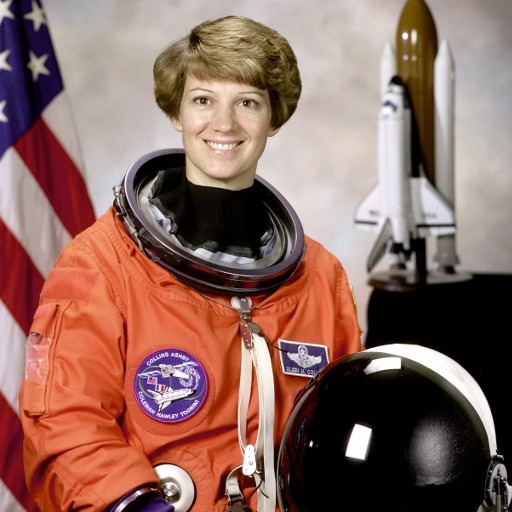
#> input picture test_pictures/astronaut.jpg, 512 x 512 px
$ python -i fixes.py   (imports and definitions only)
#> lines starting #> are read from the running program, lines starting #| are printed output that depends on the picture
#> further down, picture is the input picture: shape (512, 512, 3); mean B, G, R 96.5, 105.8, 141.6
### fsc/engine.py
"""
fsc.engine - seam-carving core engine.

What it implements
------------------
* Forward energy (Rubinstein, Shamir & Avidan, SIGGRAPH 2008) and, for the
  "vanilla seam carving" baseline, the backward gradient energy of Avidan &
  Shamir (SIGGRAPH 2007). Both run through the same dynamic program.
* Seam removal, and enlargement by inserting k seams at once (Avidan & Shamir
  2007): the k seams are found by removing them one by one from a scratch copy,
  which makes them pixel-disjoint in the original, and are then all duplicated.
* Dual-axis resizing: a horizontal seam is a vertical seam of the transposed
  image. When both dimensions shrink, the next seam's axis is chosen greedily
  by cost or by a fixed rule.

Hooks used by the rest of the study (the engine is identical in every condition)
--------------------------------------------------------------------------------
* ``pixel_energy``  static (H, W) extra cost P(i, j), computed once on the
  original and carried with the pixels (line and saliency protection).
* ``energy_fn``     dynamic extra cost, recomputed before EVERY seam from the
  current state (the per-object integrity budget needs this: an object's cost
  depends on how much of it is already gone).
* ``guard_fn``      called with the chosen seam before it is removed; returning
  False stops carving (the integrity-triggered stop).
* ``stop_fn``       called after every removed seam with the cost history
  (the cost-knee adaptive stop).
* ``finish``        when carving stops early, the rest of the size change is
  done by uniform scaling ("scale") or by an importance-guided crop ("crop"),
  so every condition produces exactly the requested size.
* Source maps: every output pixel records the (row, col) it came from in the
  original, and ``source_counts`` records how often each original pixel
  survives (0 = removed, 1 = kept, 2+ = duplicated). All metrics use these.

Conventions
-----------
* Images are arrays as returned by ``cv2.imread``: (H, W, 3) BGR or (H, W)
  grayscale. Integer dtypes are scaled by their max value; float images are
  assumed to be in [0, 1].
* Energy is computed on grayscale intensity in [0, 1]; one forward-energy term
  is in [0, 2]. Scale extra costs against that (1.0 = crossing one full-contrast
  edge).
* A vertical seam has one pixel per row; removing it reduces the width by 1.
"""

from __future__ import annotations

import argparse
import dataclasses
import time
from dataclasses import dataclass
from typing import Callable, NamedTuple, Optional, Sequence

import cv2
import numpy as np

VERTICAL = "vertical"      # runs top to bottom; removing it reduces the width
HORIZONTAL = "horizontal"  # runs left to right; removing it reduces the height

ENERGIES = ("forward", "backward")
ORDERS = ("greedy", "width_first", "height_first", "alternate")
FINISHES = ("scale", "crop", "none")

# ITU-R BT.601 luma weights, in OpenCV's BGR channel order.
_BGR_LUMA = np.array([0.114, 0.587, 0.299])


# =========================================================================== #
# Energy
# =========================================================================== #

def to_gray(image: np.ndarray) -> np.ndarray:
    """Luminance in [0, 1] as float64 with shape (H, W)."""
    img = np.asarray(image)
    scale = float(np.iinfo(img.dtype).max) if np.issubdtype(img.dtype, np.integer) else 1.0
#> scale = 255
    if img.ndim == 2:
        gray = img.astype(np.float64)
    elif img.ndim == 3 and img.shape[2] == 1:
        gray = img[..., 0].astype(np.float64)
    elif img.ndim == 3 and img.shape[2] in (3, 4):   # BGR or BGRA (alpha ignored)
        gray = img[..., :3].astype(np.float64) @ _BGR_LUMA
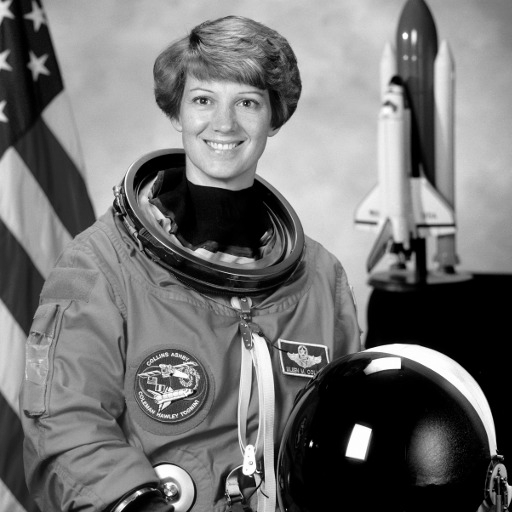
#> gray: shape (512, 512) float64; min 0, max 255, mean 115.4
    else:
        raise ValueError(f"expected (H, W), (H, W, 1), (H, W, 3) or (H, W, 4), got {img.shape}")
    return gray / scale


# [48 lines left out: functions forward_energy_terms, backward_energy_terms, energy_terms, not called in this run]


# =========================================================================== #
# Dynamic program and seam extraction
# =========================================================================== #

class Seam(NamedTuple):
    indices: np.ndarray   # (H,) column of the seam in each row
    cost: float           # total: energy_cost + pixel_cost (the DP minimum)
    energy_cost: float    # forward (or backward) energy part, summed along the seam
    pixel_cost: float     # extra-cost part (static + dynamic), summed along the seam


# [93 lines left out: functions cumulative_energy, find_vertical_seam, remove_vertical_seam, _remove_seam, seam_mask, not called in this run]


# =========================================================================== #
# What the dynamic hooks see
# =========================================================================== #

@dataclass(frozen=True)
class CarveView:
    """Read-only snapshot passed to ``energy_fn`` and ``guard_fn`` before each seam."""
    gray: np.ndarray       # (H, W) current luminance
    src_rows: np.ndarray   # (H, W) original row of each current pixel
    src_cols: np.ndarray   # (H, W) original column of each current pixel
    axis: str              # axis of the seam about to be found / removed
    step: int              # number of seams removed so far

    @property
    def shape(self) -> tuple[int, int]:
        return self.gray.shape

    def gather(self, original: np.ndarray) -> np.ndarray:
        """Map an array defined on the ORIGINAL image to the current carved image."""
        return original[self.src_rows, self.src_cols]


EnergyFn = Callable[[CarveView], Optional[np.ndarray]]
GuardFn = Callable[[CarveView, np.ndarray], bool]


# =========================================================================== #
# Carving state: every per-pixel array that must move with the pixels
# =========================================================================== #

@dataclass
class _State:
    image: np.ndarray                     # (H, W[, C]) in the caller's dtype
    gray: np.ndarray                      # (H, W) float64 luminance in [0, 1]
    src_rows: np.ndarray                  # (H, W) int32
    src_cols: np.ndarray                  # (H, W) int32
    pixel_energy: Optional[np.ndarray] = None

    @property
    def shape(self) -> tuple[int, int]:
        return self.gray.shape

    def _map(self, fn) -> "_State":
        return _State(**{f.name: (None if getattr(self, f.name) is None else fn(getattr(self, f.name)))
                         for f in dataclasses.fields(self)})

    def transpose(self) -> "_State":
        return self._map(lambda a: np.ascontiguousarray(np.swapaxes(a, 0, 1)))

    def remove(self, seam: np.ndarray, axis: str) -> "_State":
        return self._map(lambda a: _remove_seam(a, seam, axis))

    def crop(self, y0: int, x0: int, h: int, w: int) -> "_State":
        return self._map(lambda a: np.ascontiguousarray(a[y0:y0 + h, x0:x0 + w]))

    def view(self, axis: str, step: int) -> CarveView:
        return CarveView(self.gray, self.src_rows, self.src_cols, axis, step)

    # [20 lines left out: functions best_seam, _check_extra, not called in this run]


# =========================================================================== #
# Removal phase
# =========================================================================== #

@dataclass(frozen=True)
class SeamRecord:
    """One removed seam. ``history`` is what the adaptive-stop rule reads."""
    step: int            # 0-based index over all removed seams
    axis: str            # VERTICAL or HORIZONTAL
    cost: float          # total DP cost = energy_cost + pixel_cost
    energy_cost: float   # forward/backward energy part only
    pixel_cost: float    # protection part only (static + dynamic)
    size_before: int     # width (vertical) or height (horizontal) before removal


StopFn = Callable[[Sequence[SeamRecord]], bool]


# [142 lines left out: functions _remove_seams, _midpoint, _expand, _insert_vertical_seams_once, _insert_seams, best_crop_window, not called in this run]


# =========================================================================== #
# Public entry point
# =========================================================================== #

@dataclass
class CarveResult:
    image: np.ndarray              # output at the requested size
    src_rows: np.ndarray           # (H', W') original row of each output pixel*
    src_cols: np.ndarray           # (H', W') original column of each output pixel*
    source_counts: np.ndarray      # (H, W) per original pixel: 0 removed, 1 kept, 2+ duplicated
    history: list[SeamRecord]      # every removed seam, in order
    seams_removed: dict[str, int]
    seams_inserted: dict[str, int]
    stopped_early: bool            # carving stopped before all seams were removed
    stop_reason: Optional[str]     # "guard", "stop_fn" or None
    finish_applied: Optional[str]  # "scale", "crop" or None
    carved_shape: tuple[int, int]  # size after seams, before any finishing step
    elapsed_s: float
    # The image and exact source maps after carving (and any crop) but before
    # the finishing scale; used to make a result reversible (fsc.reverse).
    carved_image: Optional[np.ndarray] = None
    carved_src_rows: Optional[np.ndarray] = None
    carved_src_cols: Optional[np.ndarray] = None
    # * Exact unless the finishing scale was applied (then nearest-neighbour
    #   resampled). source_counts never includes the finishing scale (scaling
    #   keeps every pixel's content); it does include a finishing crop.

    @property
    def costs(self) -> np.ndarray:
        return np.array([r.cost for r in self.history])

    @property
    def retained_mask(self) -> np.ndarray:
        return self.source_counts > 0


# [4 lines left out: function _nearest_resample, not called in this run]


def _source_counts(state: _State, H: int, W: int) -> np.ndarray:
    flat = state.src_rows.astype(np.int64).ravel() * W + state.src_cols.ravel()
    return np.bincount(flat, minlength=H * W).reshape(H, W).astype(np.int32)


# [157 lines left out: functions resize, draw_seam_overlay, _parse_size, main, not called in this run]


# [2 lines that do not run on import are left out]

### fsc/fixes.py
"""
fsc.fixes - the three lightweight fixes from the original study plan.

These have prior work (cite it): edge-preserving seam carving (Kiess et al.,
SPIE 2010), saliency-driven resizing (Achanta & Suesstrunk, ICIP 2009) with
spectral-residual saliency (Hou & Zhang, CVPR 2007), and stopping carving
before artifacts appear (Dong et al., SIGGRAPH Asia 2009). In this project they
are ablation components; the new contribution is in fsc.integrity.

Fix 1  line_mask()                    Canny + probabilistic Hough -> mask of long straight lines
Fix 2  spectral_residual_saliency()   classical saliency map in [0, 1]
Fix 3  CostKneeStop                   first-derivative threshold on the cumulative seam cost
"""

from __future__ import annotations

from dataclasses import dataclass, field
from typing import Optional, Sequence

import cv2
import numpy as np

from .engine import SeamRecord, to_gray


def _gray_u8(image: np.ndarray) -> np.ndarray:
    return np.clip(np.rint(to_gray(image) * 255.0), 0, 255).astype(np.uint8)


# --------------------------------------------------------------------------- #
# Fix 1: line protection
# --------------------------------------------------------------------------- #

def line_mask(image: np.ndarray, *, canny_low: int = 50, canny_high: int = 150,
              min_length_frac: float = 0.12, max_gap: int = 4, thickness: int = 3,
              hough_threshold: int = 40) -> np.ndarray:
    """
    Mask (float64 in {0, 1}) of long straight structural lines.

    Canny alone also fires on texture (grass, hair), which would penalise
    everything. Keeping only Hough segments longer than ``min_length_frac`` of
    the shorter image side restricts the penalty to structure: horizons,
    building edges, poles.
    """
    gray = cv2.GaussianBlur(_gray_u8(image), (5, 5), 1.2)
    edges = cv2.Canny(gray, canny_low, canny_high)
    H, W = gray.shape
    min_len = max(10, int(min_length_frac * min(H, W)))
    segs = cv2.HoughLinesP(edges, 1, np.pi / 180, hough_threshold,
                           minLineLength=min_len, maxLineGap=max_gap)
    mask = np.zeros((H, W), dtype=np.uint8)
    if segs is not None:
        for x1, y1, x2, y2 in np.asarray(segs).reshape(-1, 4):   # (N,1,4) in OpenCV 4, (N,4) in 5
            cv2.line(mask, (int(x1), int(y1)), (int(x2), int(y2)), 1, thickness)
    return mask.astype(np.float64)


# --------------------------------------------------------------------------- #
# Fix 2: saliency protection
# --------------------------------------------------------------------------- #

def spectral_residual_saliency(image: np.ndarray, *, width: int = 64,
                               blur_sigma: float = 2.5) -> np.ndarray:
    """
    Spectral-residual saliency (Hou & Zhang, CVPR 2007), in plain NumPy.

    The log-amplitude spectrum minus its local average is the "residual"
    (what is unexpected in the image); transforming it back with the original
    phase gives a map that is high on distinct objects. Computed at ``width``
    pixels wide, as in the paper, then resized. Returns (H, W) in [0, 1].
    """
    gray = to_gray(image)
    H, W = gray.shape
#> H = 512; W = 512
    w = min(width, W)
#> w = 64
    h = max(1, round(w * H / W))
#> h = 64
    small = cv2.resize(gray, (w, h), interpolation=cv2.INTER_AREA)
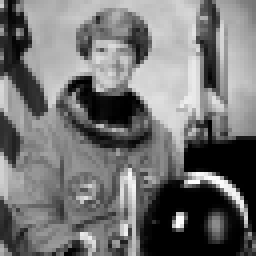
#> small: shape (64, 64) float64 (shown 4 times larger); min 0, max 0.998, mean 0.453
    spec = np.fft.fft2(small)
    log_amp = np.log(np.abs(spec) + 1e-9)
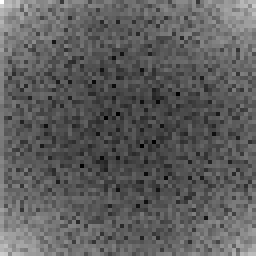
#> log_amp: shape (64, 64) float64 (shown 4 times larger); min -2.01, max 7.53, mean 1.51; drawn with min black and max white
    phase = np.angle(spec)
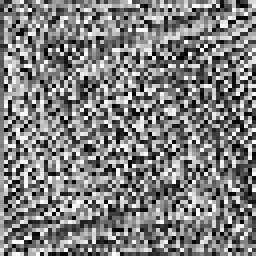
#> phase: shape (64, 64) float64 (shown 4 times larger); min -3.14, max 3.14, mean 0.000767; drawn with min black and max white
    residual = log_amp - cv2.blur(log_amp, (3, 3), borderType=cv2.BORDER_REFLECT)
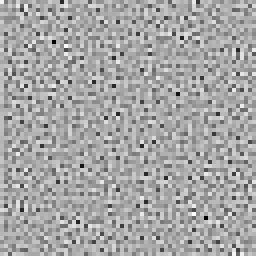
#> residual: shape (64, 64) float64 (shown 4 times larger); min -2.95, max 1.56, mean 9.55e-17; drawn with min black and max white
    sal = np.abs(np.fft.ifft2(np.exp(residual + 1j * phase))) ** 2
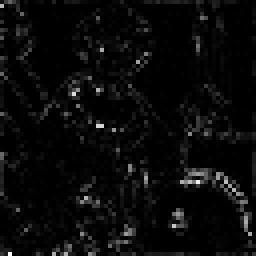
#> sal: shape (64, 64) float64 (shown 4 times larger); min 1.3e-09, max 0.00996, mean 0.000413; drawn with min black and max white
    sal = cv2.GaussianBlur(sal, (0, 0), blur_sigma)
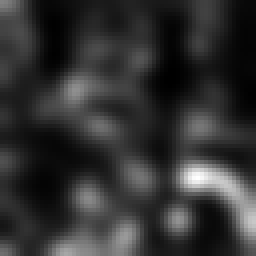
#> sal: shape (64, 64) float64 (shown 4 times larger); min 2.98e-05, max 0.00191, mean 0.0004; drawn with min black and max white
    sal = cv2.resize(sal, (W, H), interpolation=cv2.INTER_LINEAR)
#> sal: shape (512, 512) float64
    lo, hi = float(sal.min()), float(sal.max())
#> lo = 2.99e-05; hi = 0.00191
    return np.zeros((H, W)) if hi - lo < 1e-12 else (sal - lo) / (hi - lo)


# --------------------------------------------------------------------------- #
# Fix 3: adaptive stop on the seam-cost curve
# --------------------------------------------------------------------------- #

@dataclass
class CostKneeStop:
    """
    Stop when the seam-cost curve bends upwards.

    The slope of the cumulative cost C(t) is the cost of seam t. After a warm-up
    of ``warmup`` seams, the baseline slope is the median warm-up cost. Carving
    stops when the mean slope over the last ``window`` seams exceeds ``factor``
    times that baseline: the first-derivative threshold that marks the knee.

    Only the image-energy part of each seam's cost is used (``energy_cost``),
    never the protection part: a vertical seam must cross every horizontal
    protected line, so protection adds a constant that would hide the knee.
    Costs are compared within one axis only (seams on one axis have equal length).

    ``warn_only=True`` records where it would have stopped but never stops.
    """
    warmup: int = 20
    window: int = 10
    factor: float = 2.5
    warn_only: bool = False
    triggered_at: Optional[int] = field(default=None, init=False)

    def __call__(self, history: Sequence[SeamRecord]) -> bool:
        axis = history[-1].axis
        costs = [r.energy_cost for r in history if r.axis == axis]
        if len(costs) < self.warmup + self.window:
            return False
        base = float(np.median(costs[:self.warmup]))
        recent = float(np.mean(costs[-self.window:]))
        fired = recent > self.factor * max(base, 1e-6)
        if fired and self.triggered_at is None:
            self.triggered_at = history[-1].step
        return fired and not self.warn_only

>>> import cv2
>>> picture = cv2.imread('../test_pictures/astronaut.jpg')
>>> result = spectral_residual_saliency(picture)

$ run again, on test_pictures/chelsea.jpg
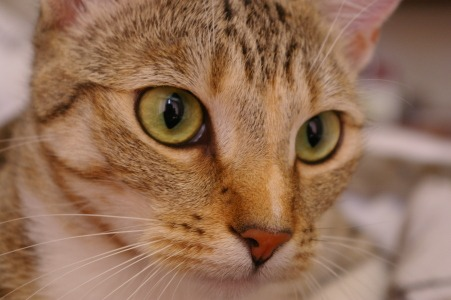
#> input picture test_pictures/chelsea.jpg, 451 x 300 px
#> picture is the input picture: shape (300, 451, 3); mean B, G, R 86.8, 111.4, 147.7
#> in to_gray, `gray = img[..., :3].astype(np.float64) @ _BGR_LUMA`:
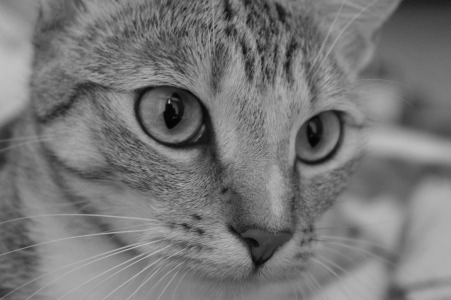
#> gray: shape (300, 451) float64; min 2.06, max 193.9, mean 119.5
#> in spectral_residual_saliency, `sal = cv2.GaussianBlur(sal, (0, 0), blur_sigma)`:
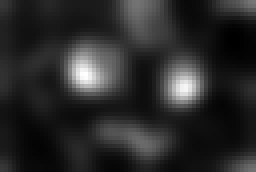
#> sal: shape (43, 64) float64 (shown 4 times larger); min 6.26e-05, max 0.00328, mean 0.0006; drawn with min black and max white
#> lo = 6.29e-05; hi = 0.00328
